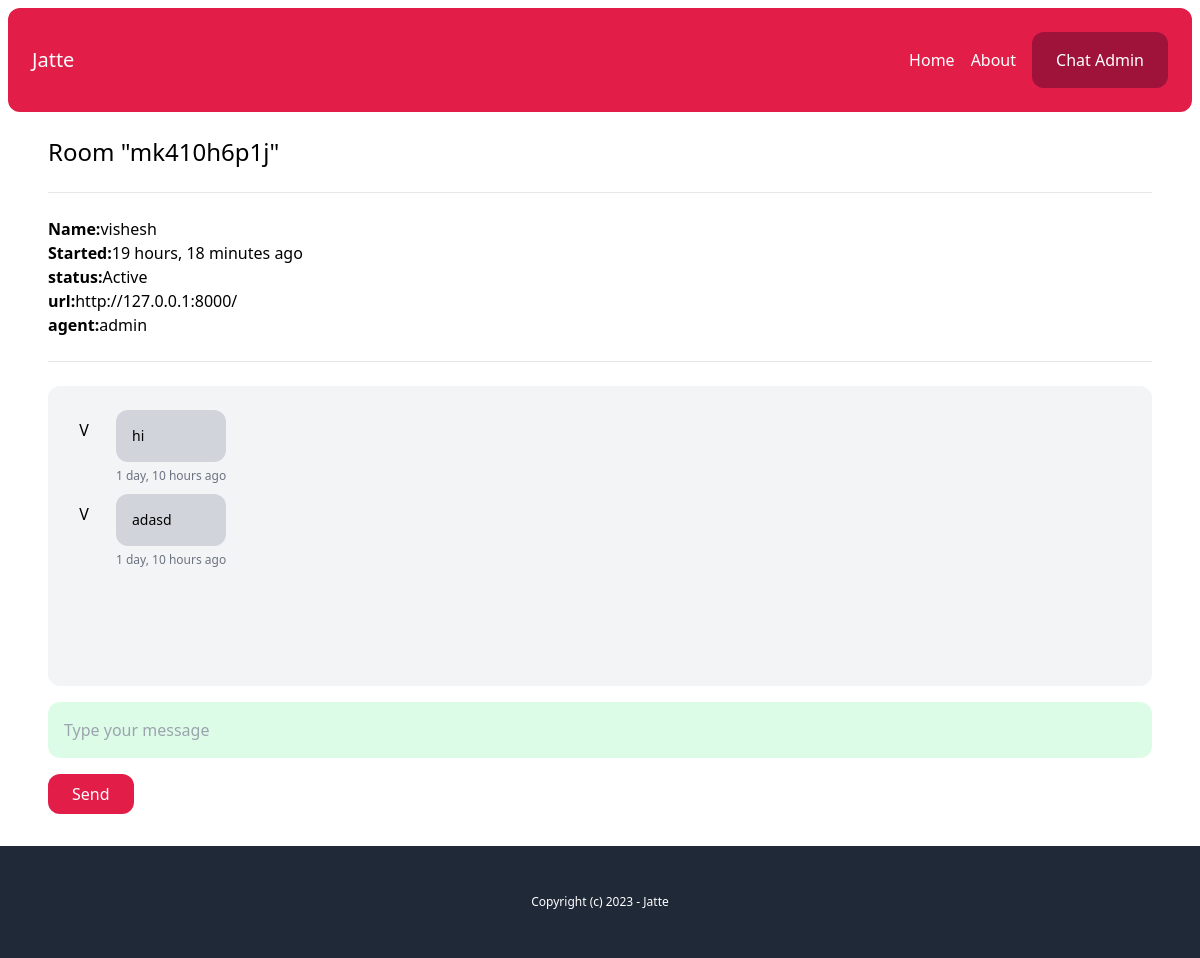
Screenshot of /chat-admin/mk410h6p1j/ (signed in) with the database file from the repository.
### chat/models.py (models this page shows, shortened)
class Room(models.Model):
    WAITING='waiting'
    ACTIVE='active'
    CLOSED='closed'
    choices_status=(
        (WAITING,'Waiting'),
        (ACTIVE,'Active'),
        (CLOSED,'Closed')
    )
    uuid=models.CharField(max_length=255)
    client=models.CharField(max_length=255)
    agent=models.ForeignKey(User,null=True,blank=True,on_delete=models.SET_NULL)
    messages=models.ManyToManyField(Messages,blank=True)
    url=models.CharField(max_length=200,blank=True)
    status=models.CharField(max_length=20,choices=choices_status,default=WAITING)
    created_at=models.DateTimeField(auto_now_add=True)
    class Meta:
        ordering=('-created_at',)

class Messages(models.Model):
    body=models.TextField()
    sent_by=models.CharField(max_length=255)
    created_at=models.DateField(auto_now_add=True)
    created_by=models.ForeignKey(User,null=True,blank=True,on_delete=models.SET_NULL)
    class Meta:
        ordering=('created_at',)

### account/models.py (models this page shows)
class User(AbstractBaseUser, PermissionsMixin):
    AGENT = 'agent'
    MANAGER = 'manager'
    ROLES_CHOICES = (
        (AGENT, 'Agent'),
        (MANAGER, 'Manager'),
    )
    id = models.UUIDField(primary_key=True, default=uuid.uuid4, editable=False)
    email = models.EmailField(unique=True)
    name = models.CharField(max_length=255, blank=True, default='')
    role = models.CharField(max_length=20, choices=ROLES_CHOICES, default=AGENT)
    is_active = models.BooleanField(default=True)
    is_superuser = models.BooleanField(default=False)
    is_staff = models.BooleanField(default=False)
    date_joined = models.DateTimeField(default=timezone.now)
    last_login = models.DateTimeField(blank=True, null=True)
    objects = CustomUserManager()
    USERNAME_FIELD = 'email'
    EMAIL_FIELD = 'email'
    REQUIRED_FIELDS = ['name']

### chat/views.py (the view)
# urls.py: path('chat-admin/<str:uuid>/',views.room,name='room'),
@login_required
def room(request,uuid):
    room=Room.objects.get(uuid=uuid)
    if room.status==room.WAITING:
        room.status=room.ACTIVE
        room.agent=request.user
        room.save()
    return render(request,'chat/room.html',{
        'room':room,
    })

### chat/templatetags/chatextras.py (called while the page is built)
@register.filter(name='initials')
def initials(value):
    initials=''
    a=value.split(' ')
    for name in a:
        if name and len(initials)<2:
            initials+=name[0].upper()
    return initials

### chat/templates/chat/room.html (shortened to what this page needs)
{% extends 'core/base.html' %}
{% load static chatextras %}
{% block content %}
<h1 class="text-2xl">Room "{{room.uuid}}"</h1>
<hr class="my-6">
<p class="mb-6 ">
    <b>Name:</b>{{room.client}} <br>
    <b>Started:</b>{{room.created_at|timesince}} ago <br>
    <b>status:</b>{{room.get_status_display}} <br>
    <b>url:</b>{{room.url}} <br>
    <b>agent:</b>{% firstof room.agent.name 'None yet...' %} <br>
</p>
<hr class="my-6">
<div id="chat_log" class="mb-4 p-4 bg-gray-100 rounded-xl h-[300px] overflow-scroll flex flex-col flex-grow">
    {% for message in room.messages.all %}
        <div class="flex w-full max-w-md mt-2 space-x-3 {% if message.created_by %} ml-auto justify-end {% endif %}">
            {% if not message.created_by %}
                <div class="flex-shrink-0 h-10 w-10 rounded-full bg-gray-100 text-center pt-2">
                    {{message.sent_by|initials}}
                </div>
            {% endif %}
            <div>
                <div class="p-4 rounded-xl {% if message.created_by %} bg-blue-600 text-white {% else %} bg-gray-300 {% endif %} ">
                    <p class="text-sm">{{message.body}}</p>
                </div>
                <span class="text-xs text-gray-500 leading-none">
                    {{message.created_at|timesince}} ago
                </span>
            </div>
        </div>
    {% endfor %}
</div>
{% if room.status == 'active' %}
    <input type="text" name="body" id="chat_message_input" class="w-full mb-4 p-4 bg-green-100 rounded-xl" placeholder="Type your message">
    <button id="chat_message_submit" class="py-2 px-6 text-white bg-rose-600 rounded-xl ">
        Send
    </button>
{% endif %}
{% endblock %}

### rows the page displays
Room: uuid "mk410h6p1j", client "vishesh", created_at "19 hours, 18 minutes", status "Active", url "http://127.0.0.1:8000/", agent.name "admin"
Messages: sent_by|initials "V", body "hi", created_at "1 day, 10 hours"
Messages: sent_by|initials "V", body "adasd", created_at "1 day, 10 hours"
